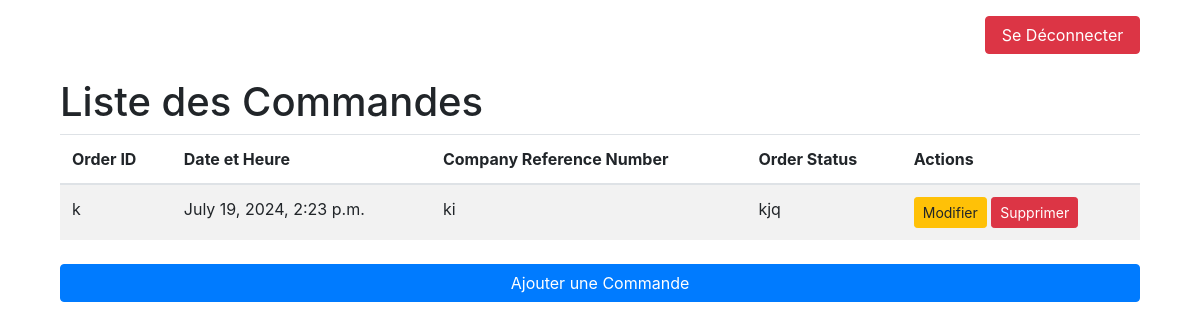
/application/commandes/ (signed in), run on an earlier commit of the app's database.
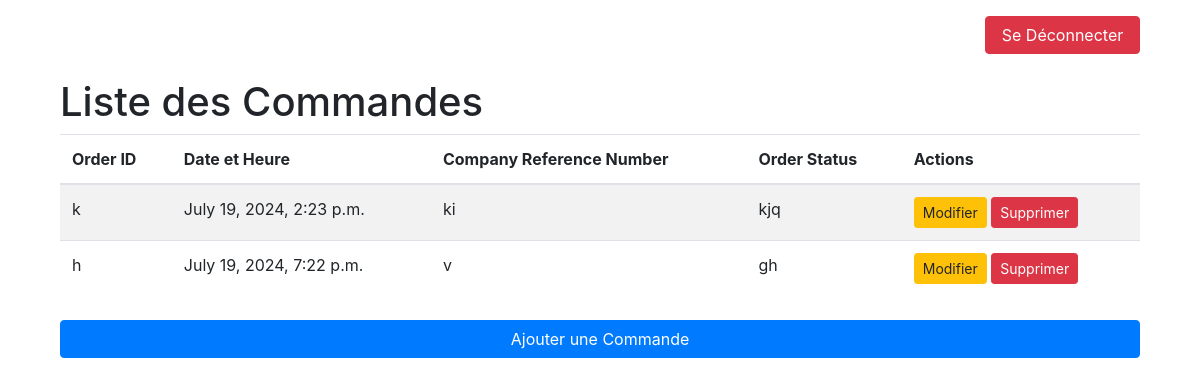
And on a later commit of the database.
### Application/models.py (models this page shows, shortened)
class Commande(models.Model):
    order_id = models.CharField(max_length=100, unique=True)
    date_time = models.DateTimeField(auto_now_add=True)
    company_reference_number = models.CharField(max_length=100)
    order_status = models.CharField(max_length=50)

### Application/views.py (the view)
# urls.py: path('commandes/', views.liste_commandes, name='liste_commandes'),
@login_required
def liste_commandes(request):
    user_role = 'directeur' if request.user.groups.filter(name='Directeurs').exists() else 'assistant'
    commandes = Commande.objects.all()
    return render(request, 'Application/liste_commandes.html', {'commandes': commandes, 'user_role': user_role})

### Application/templates/Application/liste_commandes.html (shortened to what this page needs)
{% extends "base.html" %}
{% block content %}
<div class="container">
    <div class="row justify-content-end mt-3">
        <div class="col-md-2">
            <a href="{% url 'logout' %}" class="btn btn-danger btn-block">Se Déconnecter</a>
        </div>
    </div>
    <h1 class="mt-4">Liste des Commandes</h1>
    <table class="table table-striped">
        <thead>
            <tr>
                <th>Order ID</th>
                <th>Date et Heure</th>
                <th>Company Reference Number</th>
                <th>Order Status</th>
                <th>Actions</th>
            </tr>
        </thead>
        <tbody>
            {% for commande in commandes %}
            <tr>
                <td>{{ commande.order_id }}</td>
                <td>{{ commande.date_time }}</td>
                <td>{{ commande.company_reference_number }}</td>
                <td>{{ commande.order_status }}</td>
                <td>
                    <a href="{% url 'modifier_commande' commande.pk %}" class="btn btn-warning btn-sm">Modifier</a>
                    <a href="{% url 'supprimer_commande' commande.pk %}" class="btn btn-danger btn-sm">Supprimer</a>
                </td>
            </tr>
            {% endfor %}
        </tbody>
    </table>
    <div class="row mt-4">
        {% if user_role == 'assistant' %}
        <div class="col-md-12">
            <a href="{% url 'ajouter_commande' %}" class="btn btn-primary btn-block">Ajouter une Commande</a>
        </div>
        {% endif %}
    </div>
</div>
{% endblock %}

What changed in the data, as far as the page shows it:
added Commande: order_id "h", date_time "July 19, 2024, 7:22 p.m.", company_reference_number "v", order_status "gh"
